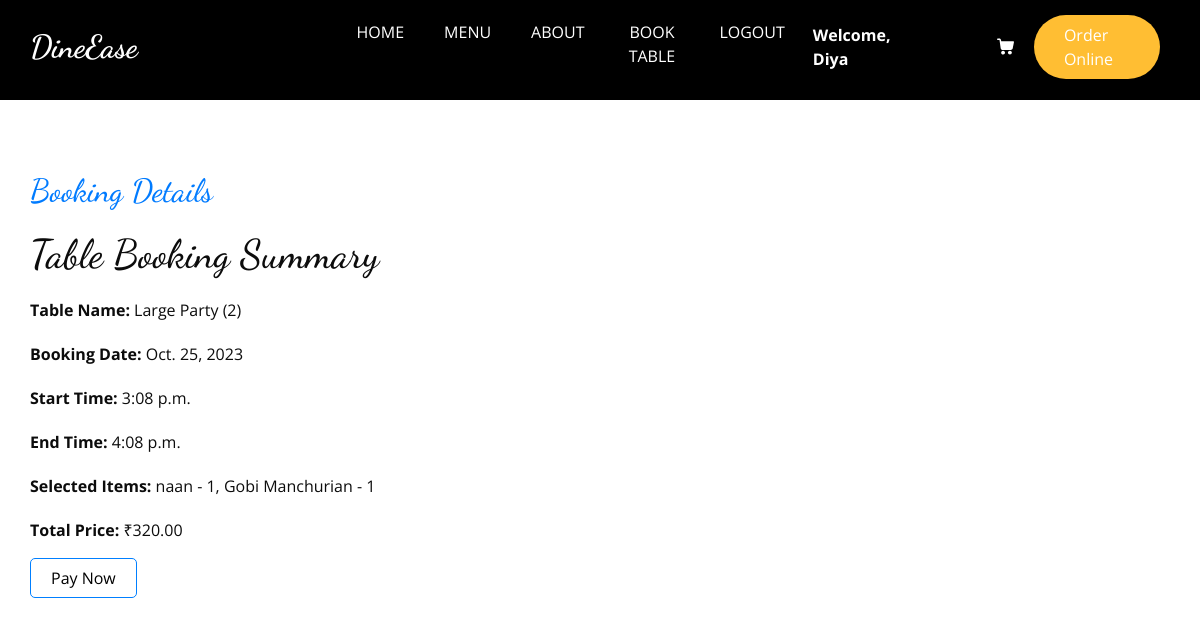
Screenshot of /booking_confirm/11/ (signed in) with the database file from the repository.
### home/models.py (models this page shows, shortened)
class CustomUser(AbstractUser):
    CUSTOMER = 1
    EMPLOYEE = 2
    ROLE_CHOICE = (
        (CUSTOMER, 'CUSTOMER'),
        (EMPLOYEE, 'EMPLOYEE'),
    )
    username=None
    first_name = None
    last_name = None
    USERNAME_FIELD = 'email'
    name = models.CharField(max_length=50)
    email = models.EmailField(max_length=100, unique=True)
    phone = models.CharField(max_length=12, blank=True)
    password = models.CharField(max_length=128)
    role = models.IntegerField(choices=ROLE_CHOICE, blank=True, null=True,default='1')
    is_admin = models.BooleanField(default=False)
    is_staff = models.BooleanField(default=False)
    is_active = models.BooleanField(default=True)
    is_superadmin = models.BooleanField(default=False)
    REQUIRED_FIELDS = ['name', 'phone']
    objects = UserManager()

class TableBooking(models.Model):
    name = models.ForeignKey(CustomUser, on_delete=models.CASCADE, related_name='bookings_by_name', null=True)
    phone = models.ForeignKey(CustomUser, on_delete=models.CASCADE, related_name='bookings_by_phone', null=True)
    email = models.ForeignKey(CustomUser, on_delete=models.CASCADE, related_name='bookings_by_email', null=True)
    TABLE_NAME_CHOICES = [
        ('Two-Top (1)', 'Two-Top (1)'),
        ('Two-Top (2)', 'Two-Top (2)'),
        ('Two-Top (3)', 'Two-Top (3)'),
        ('Four-Top (1)', 'Four-Top (1)'),
        ('Four-Top (2)', 'Four-Top (2)'),
        ('Four-Top (3)', 'Four-Top (3)'),
        ('Six-Top (1)', 'Six-Top (1)'),
        ('Six-Top (2)', 'Six-Top (2)'),
        ('Six-Top (3)', 'Six-Top (3)'),
        ('Eight-Top (1)', 'Eight-Top (1)'),
        ('Eight-Top (2)', 'Eight-Top (2)'),
        ('Eight-Top (3)', 'Eight-Top (3)'),
        ('Large Party (1)', 'Large Party (1)'),
        ('Large Party (2)', 'Large Party (2)'),
        ('Large Party (3)', 'Large Party (3)'),
    ]
    table_name = models.CharField(max_length=30, null=True, blank=True, choices=TABLE_NAME_CHOICES)
    date = models.DateField(null=True)
    start_time = models.TimeField(null=True)
    end_time = models.TimeField(null=True)
    status = models.BooleanField(default=False)
    del_status = models.BooleanField(default=False)
    selected_items = models.TextField(blank=True, null=True)
    total_price = models.DecimalField(max_digits=10, decimal_places=2, default=0)

### home/views.py (the view)
# urls.py: path('booking_confirm/<int:booking_id>/',booking_confirm, name='booking_confirm'),
@login_required
def booking_confirm(request, booking_id):
    booking = get_object_or_404(TableBooking, id=booking_id)
    return render(request, 'booking_confirm.html', {'booking': booking})

### templates/booking_confirm.html (shortened to what this page needs)
{% load static %}
<!DOCTYPE html>
<html lang="en">
<head>
  <link rel="stylesheet" type="text/css" href="{% static 'css/bootstrap.css' %}" />
  <link rel="stylesheet" type="text/css" href="https://cdnjs.cloudflare.com/ajax/libs/OwlCarousel2/2.3.4/assets/owl.carousel.min.css" />
  <link rel="stylesheet" href="https://cdnjs.cloudflare.com/ajax/libs/jquery-nice-select/1.1.0/css/nice-select.min.css" />
  <link href="{% static 'css/font-awesome.min.css' %}" rel="stylesheet" />
  <link href="{% static 'css/style.css' %}" rel="stylesheet" />
  <link href="{% static 'css/responsive.css' %}" rel="stylesheet" />
  <link rel="stylesheet" href="https://cdnjs.cloudflare.com/ajax/libs/font-awesome/7.0.0/css/all.min.css">
</head>
<body>
    <div class="hero">
        <header class="header_section">
          <div class="container">
            <nav class="navbar navbar-expand-lg custom_nav-container ">
              <a class="navbar-brand" href="{% url '' %}">
                <span>
                  DineEase
                </span>
              </a>
              <div class="collapse navbar-collapse" id="navbarSupportedContent">
                <ul class="navbar-nav  mx-auto ">
                  <li class="nav-item">
                    <a class="nav-link" href="{% url '' %}">Home </a>
                  </li>
                  <li class="nav-item">
                    <a class="nav-link" href="{% url 'menu' %}">Menu </a>
                  </li>
                  <li class="nav-item">
                    <a class="nav-link" href="{% url 'about' %}">About</a>
                  </li>
                  <li class="nav-item">
                    {% if user.is_authenticated %}
                    <li class="nav-item">
                      <a class="nav-link" href="{% url 'add_reservation' %}">Book Table</a>
                    </li>
                    <li class="nav-item">
                      <a class="nav-link" href="{% url 'loggout' %}">Logout</a>
                       </li>
                       <a href="#" class="nav-item nav-link" style="color: white; font-weight: bold;">Welcome, {{user.name}}
                    {% else %}
                      <a class="nav-link" href="{% url 'login' %}">Login</a>
                    {% endif %}
                  </li>
                  </ul>
                <div class="user_option">
                  <a class="cart_link" href="{% url 'cart' %}">
                  </a>
                  <a href="" class="order_online">
                    Order Online
                  </a>
                </div>
              </div>
            </nav>
          </div>
        </header>
    </div>
    <br><br><br>
    <div class="container">
    <h2>Booking Details</h2>
    <h1>Table Booking Summary</h1>
    <p><strong>Table Name:</strong> {{ booking.table_name }}</p>
    <p><strong>Booking Date:</strong> {{ booking.date }}</p>
    <p><strong>Start Time:</strong> {{ booking.start_time }}</p>
    <p><strong>End Time:</strong> {{ booking.end_time }}</p>
    <p><strong>Selected Items:</strong> {{ booking.selected_items }}</p>
    <p><strong>Total Price:</strong> ₹{{ booking.total_price }}</p>
    <a href="{% url 'table_booking_payment' booking.id %}" class="btn btn-primary">Pay Now</a>
</div>
</body>
</html>

### static/css/style.css (style rules this page uses)
body { font-family: "Open Sans", sans-serif; color: #0c0c0c; background-color: #ffffff; overflow-x: hidden; }
h1, h2 { font-family: 'Dancing Script', cursive; }
a, a:hover, a:focus { text-decoration: none; }
.btn, .btn:focus { outline: none !important; -webkit-box-shadow: none; box-shadow: none; }
.header_section { padding: 15px 0; }
.navbar-brand { font-family: 'Dancing Script', cursive; }
.navbar-brand span { font-weight: bold; font-size: 32px; color: #ffffff; }
.custom_nav-container { padding: 0; }
.custom_nav-container .navbar-nav { padding-left: 18%; }
.custom_nav-container .navbar-nav .nav-item .nav-link { padding: 5px 20px; color: #ffffff; text-align: center; text-transform: uppercase; border-radius: 5px; -webkit-transition: all 0.3s; transition: all 0.3s; }
.user_option { display: -webkit-box; display: -ms-flexbox; display: flex; -webkit-box-align: center; -ms-flex-align: center; align-items: center; }
.user_option a { margin: 0 10px; }
.user_option .cart_link { display: -webkit-box; display: -ms-flexbox; display: flex; -webkit-box-pack: center; -ms-flex-pack: center; justify-content: center; -webkit-box-align: center; -ms-flex-align: center; align-items: center; }
.user_option .cart_link svg { width: 17px; height: auto; fill: #ffffff; margin-bottom: 2px; }
.user_option .order_online { display: inline-block; padding: 8px 30px; background-color: #ffbe33; color: #ffffff; border-radius: 45px; -webkit-transition: all 0.3s; transition: all 0.3s; border: none; }

### static/css/responsive.css (style rules this page uses)
@media (min-width: 1200px) { .container { max-width: 1170px; } }

### rows the page displays
CustomUser: name "Diya"
TableBooking: table_name "Large Party (2)", date "Oct. 25, 2023", start_time "3:08 p.m.", end_time "4:08 p.m.", selected_items "naan - 1, Gobi Manchurian - 1", total_price "320.00"
